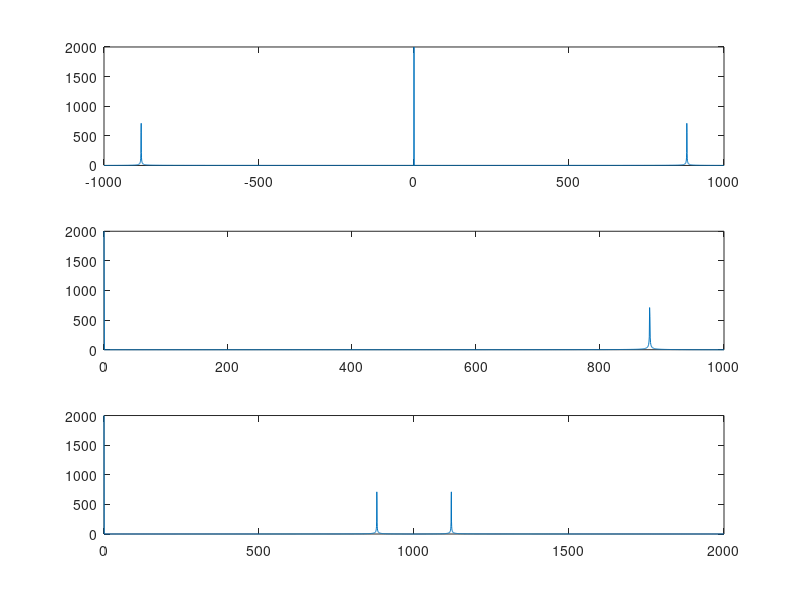

MATLAB code for this plot:
clear all; close all;

Fs = 2000;
duree = 2;
t = 0:1/Fs:duree;
win1 = -Fs/2:1/duree:Fs/2;
win2 = 0:1/duree:Fs/2;
win3 = 0:1/duree:Fs;

s = sin(2*pi*440*t).^2;
%p = s.^2;

y = abs(fftshift(fft(s)));
subplot(3,1,1);
plot(win1, y);
y = abs(fft(s));

subplot(3,1,2);
plot(win2, y(1:Fs+1));

subplot(3,1,3);
plot(win3, y);